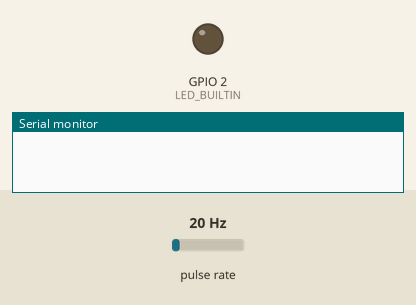
Recording of a program running on a simulated ESP32. Shown: output pins drawn as LEDs (lit = HIGH), the last lines printed to the serial monitor. Wiring (inferred from the names in the program): pulse sensor: data GPIO 27. The inputs (shaded band) are chosen by the test bench; at power-on: pulse rate 20 Hz. WiFi joins after 1.5 s; servers stay silent unless stated.

Above: at 0.1 s.
At 1.6 s:
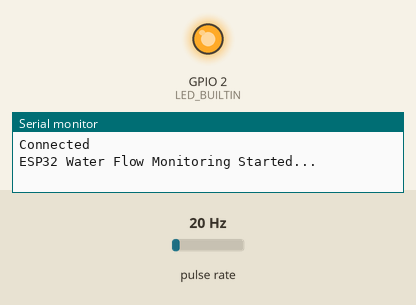
Timing chart, 0 to 3.1 s (numbered marks = the images above):
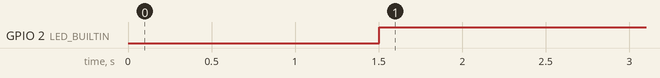

The program:

main.cpp
```cpp
#include <Arduino.h>
#include <WiFiMulti.h>
#include <WiFi.h>


#define WIFI_SSID "Converge_2.4GHz_KcH9Sk"
#define WIFI_PASSWORD "GKkZKYKA"

const byte FLOW_SENSOR_PIN = 27;   // Connect sensor output to GPIO27
volatile int pulseCount = 0;
unsigned long oldTime = 0;

// For YF-S201: ~4.5 pulses/sec per L/min
float calibrationFactor = 4.5;

// Threshold value
const float FLOW_THRESHOLD = 1.0; // L/min

void IRAM_ATTR pulseCounter() {
  pulseCount++;
}

WiFiMulti wifiMulti;

void setup() {
Serial.begin(921600);
  pinMode(LED_BUILTIN, OUTPUT);

  wifiMulti.addAP(WIFI_SSID, WIFI_PASSWORD);

  while (wifiMulti.run() != WL_CONNECTED){
    delay(100);
  }
  Serial.println("Connected");

  pinMode(FLOW_SENSOR_PIN, INPUT_PULLUP);

  // Attach interrupt
  attachInterrupt(digitalPinToInterrupt(FLOW_SENSOR_PIN), pulseCounter, FALLING);

  Serial.println("ESP32 Water Flow Monitoring Started...");

}

void loop() {

digitalWrite(LED_BUILTIN, WiFi.status() == WL_CONNECTED);

  unsigned long currentTime = millis();

  if (currentTime - oldTime > 5000) {   // update every 5 sec
    detachInterrupt(digitalPinToInterrupt(FLOW_SENSOR_PIN));

    float flowRate = ((1000.0 / (currentTime - oldTime)) * pulseCount) / calibrationFactor;

    oldTime = currentTime;
    pulseCount = 0;

    Serial.print("Flow Rate: ");
    Serial.print(flowRate, 2);
    Serial.println(" L/min");

    if (flowRate < FLOW_THRESHOLD) {
      Serial.println("ALERT: Water flow below 1 L/min!");
      // You can also trigger LED/Buzzer/Send to Firebase here
    } else {
      Serial.println("✅ Flow is good.");
    }

    attachInterrupt(digitalPinToInterrupt(FLOW_SENSOR_PIN), pulseCounter, FALLING);
  }

}
```

Measured:
- by itself, GPIO 2 (LED_BUILTIN): LOW → HIGH at 1.5 s
